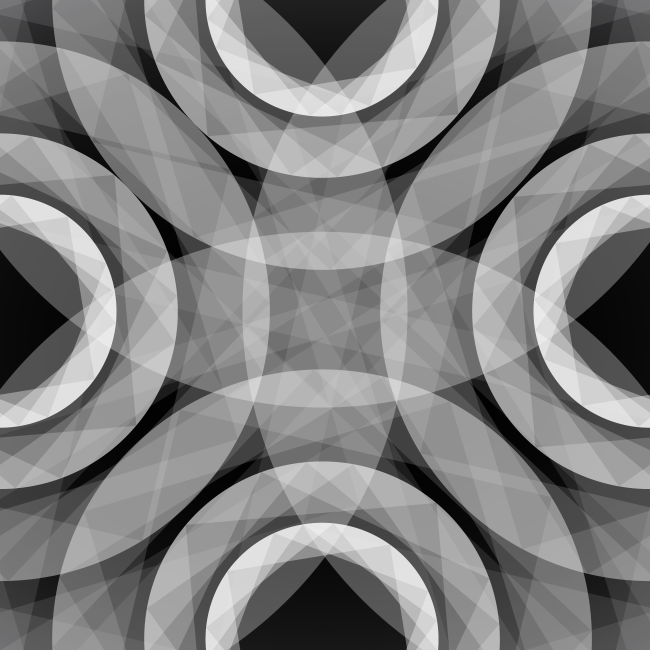
#> input picture portadora.png, 1300 x 1300 px (shown at 1/2 size)
$ python 'Ejercicio2 -- se puede borrar.py'
#> lines starting #> are read from the running program, lines starting #| are printed output that depends on the picture; after the words box and inside, x2 and y2 are one past the last pixel; in counts of white or black regions, pixels touching at a corner belong together
import numpy as np
from PIL import Image

def fourier_steganography_encode(cover_img_path, secret_img_path, output_path, secret_size=64):
#> called with cover_img_path = 'portadora.png', secret_img_path = 'secreta.png', output_path = 'estego_fourier.png', secret_size = 256
    cover_img = np.array(Image.open(cover_img_path).convert('L'))
    secret_img = np.array(Image.open(secret_img_path).convert('L'))
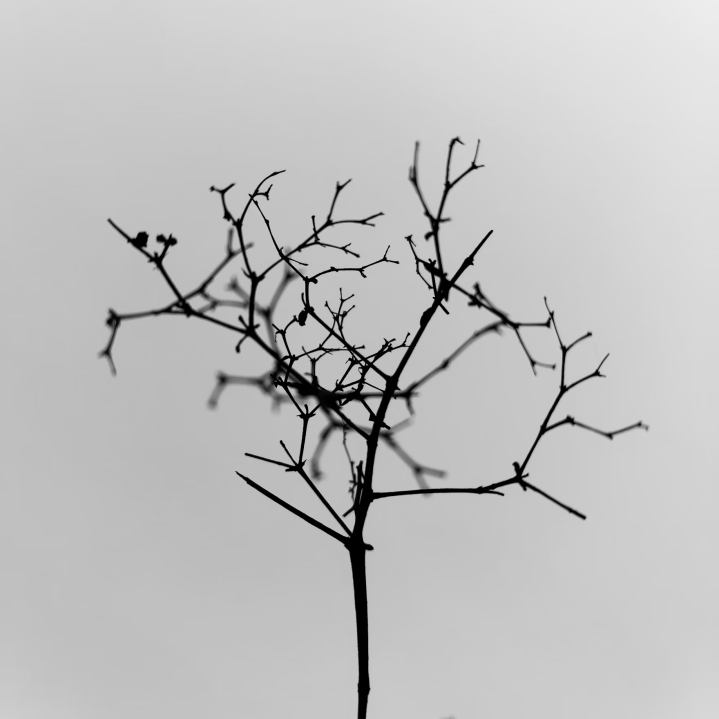
#> input picture secreta.png, 719 x 719 px
    secret_img = Image.fromarray(secret_img).resize((secret_size, secret_size), Image.LANCZOS)
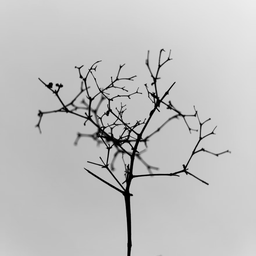
#> secret_img: PIL image 256x256 L; min 0, max 237, mean 191.6
    secret_img = np.array(secret_img)

    # Binarizar la imagen secreta
    secret_img_bin = (secret_img > 127).astype(np.uint8)
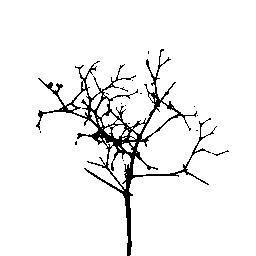
#> secret_img_bin: shape (256, 256); values 0 (black) and 1 (white), 94.4% white; 16 black regions (14 under 20 px), largest, box (x1, y1, x2, y2) and area: (36, 49, 217, 256) 3589, (212, 150, 229, 156) 22
    secret_bits = secret_img_bin.flatten()
    required_bits = secret_size * secret_size

    # Transformada de Fourier y shift
    fshift = np.fft.fftshift(np.fft.fft2(cover_img))
    rows, cols = fshift.shape
#> rows = 1300; cols = 1300
    center_row, center_col = rows // 2, cols // 2
#> center_row = 650; center_col = 650
    radius = min(center_row, center_col)
#> radius = 650

    # Coordenadas dentro del círculo, evitando el centro
    coords = [
        (r, c)
        for r in range(rows)
        for c in range(cols)
        if (r != center_row or c != center_col) and
           (r < center_row or (r == center_row and c <= center_col)) and
           np.sqrt((r - center_row)**2 + (c - center_col)**2) < radius
    ]

    if len(coords) < required_bits:
        raise ValueError(f"Capacidad insuficiente: {len(coords)} bits disponibles, se requieren {required_bits}")

    modified = fshift.copy()
    for i in range(required_bits):
        r, c = coords[i]
        bit = secret_bits[i]
        val = modified[r, c]
        a, b = val.real, val.imag

        # Codificación por signo
        a = -abs(a) if bit else abs(a)
        b = -abs(b) if bit else abs(b)
        modified[r, c] = complex(a, b)

        # Reflejar para mantener simetría hermítica
        rr = (2 * center_row - r) % rows
        cc = (2 * center_col - c) % cols
        modified[rr, cc] = np.conj(modified[r, c])
#> this loop made 65536 passes
#> (a, b) on passes 1 to 3: (-1806.5, -1393), (-2412.4, -1174.6), (-1192, -2389)

    # Transformada inversa
    stego_img = np.abs(np.fft.ifft2(np.fft.ifftshift(modified)))
    stego_img = np.clip(stego_img, 0, 255).astype(np.uint8)
    Image.fromarray(stego_img).save(output_path)
    return secret_size


def fourier_steganography_decode(stego_img_path, output_path, secret_size):
#> called with stego_img_path = 'estego_fourier.png', output_path = 'secreta_recuperada.png', secret_size = 256
    total_bits = secret_size * secret_size
    stego_img = np.array(Image.open(stego_img_path).convert('L'))

    fshift = np.fft.fftshift(np.fft.fft2(stego_img))
    rows, cols = fshift.shape
#> rows = 1300
    center_row, center_col = rows // 2, cols // 2
    radius = min(center_row, center_col)

    coords = [
        (r, c)
        for r in range(rows)
        for c in range(cols)
        if (r != center_row or c != center_col) and
           (r < center_row or (r == center_row and c <= center_col)) and
           np.sqrt((r - center_row)**2 + (c - center_col)**2) < radius
    ]

    extracted_bits = []
    for i in range(total_bits):
        r, c = coords[i]
        val = fshift[r, c]
        a, b = val.real, val.imag
        if a * b < 0:
            bit = 0  # signos opuestos → ruido
        elif a < 0 and b < 0:
            bit = 1
        else:
            bit = 0
        extracted_bits.append(bit)
#> this loop made 65536 passes
#> (a, b) on passes 1 to 3: (-2132.3, -1695.4), (-2777.2, -1388.5), (-956.2, -1573.2)

    secret_img = np.array(extracted_bits).reshape((secret_size, secret_size)).astype(np.uint8) * 255
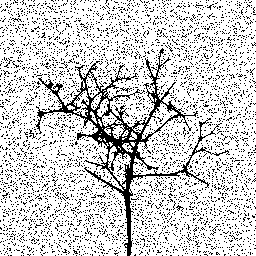
#> secret_img: shape (256, 256); 80.8% white; black in thin lines or dots
    Image.fromarray(secret_img).save(output_path)


if __name__ == "__main__":
    # Configuración
    portadora = "portadora.png"
    secreta = "secreta.png"
    estego = "estego_fourier.png"
    secreta_recuperada = "secreta_recuperada.png"

    try:
        # Codificar (retorna tamaño usado para decodificación)
        secret_size = fourier_steganography_encode(
            portadora,
            secreta,
            estego,
            secret_size=256  # Cambiá este valor según el tamaño deseado de la secreta
        )

        # Decodificar usando el mismo tamaño
        fourier_steganography_decode(
            estego,
            secreta_recuperada,
            secret_size=256
        )

        # Mostrar resultados
        print("\nResultados:")
        print(f"- Tamaño de secreto usado: {secret_size}x{secret_size}")
        print(f"- Imagen recuperada guardada en: {secreta_recuperada}")

        # Mostrar imágenes
        Image.open(secreta_recuperada).show()

    except Exception as e:
        print(f"[ERROR] {e}")
